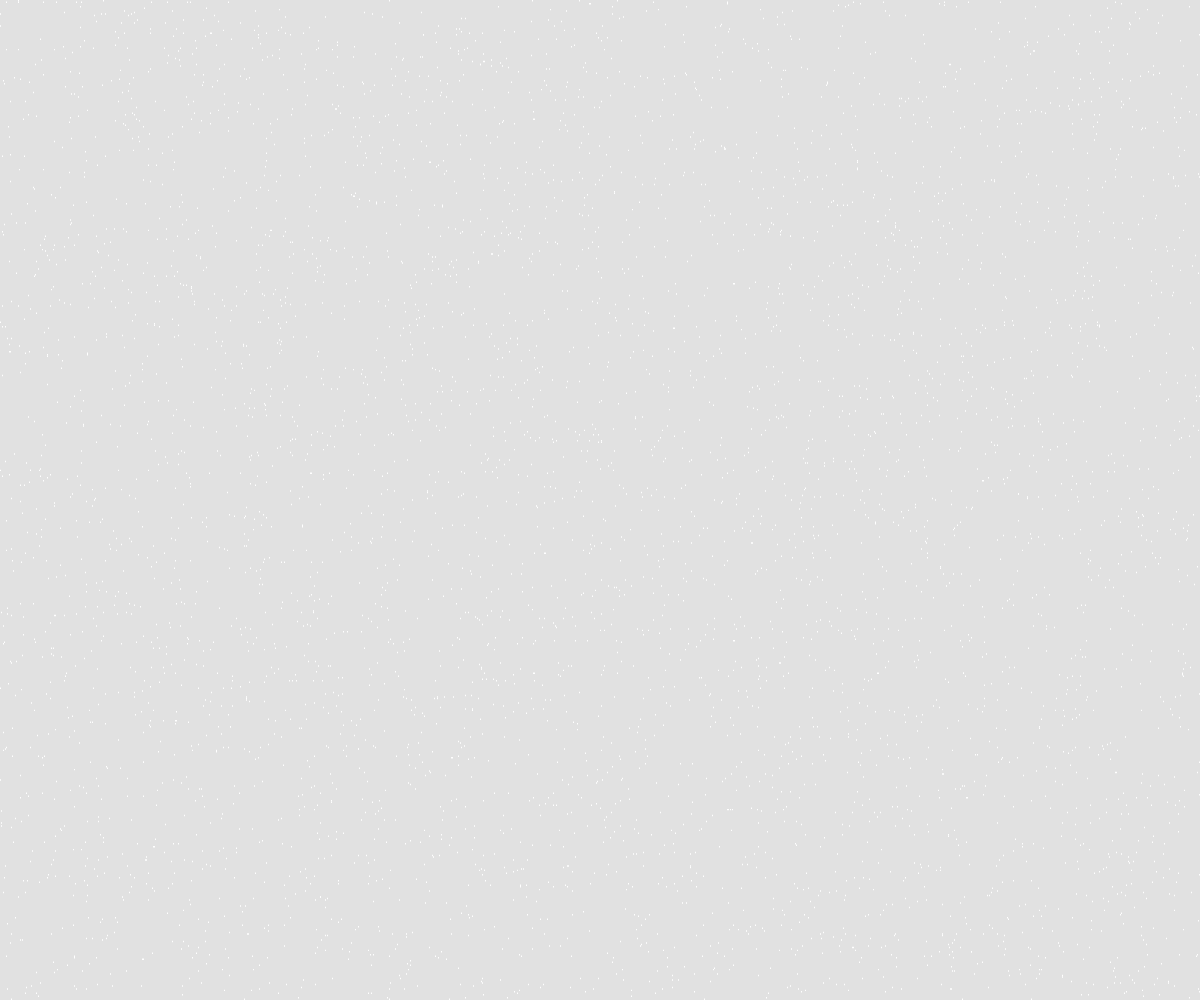
Frame 1 (no input)
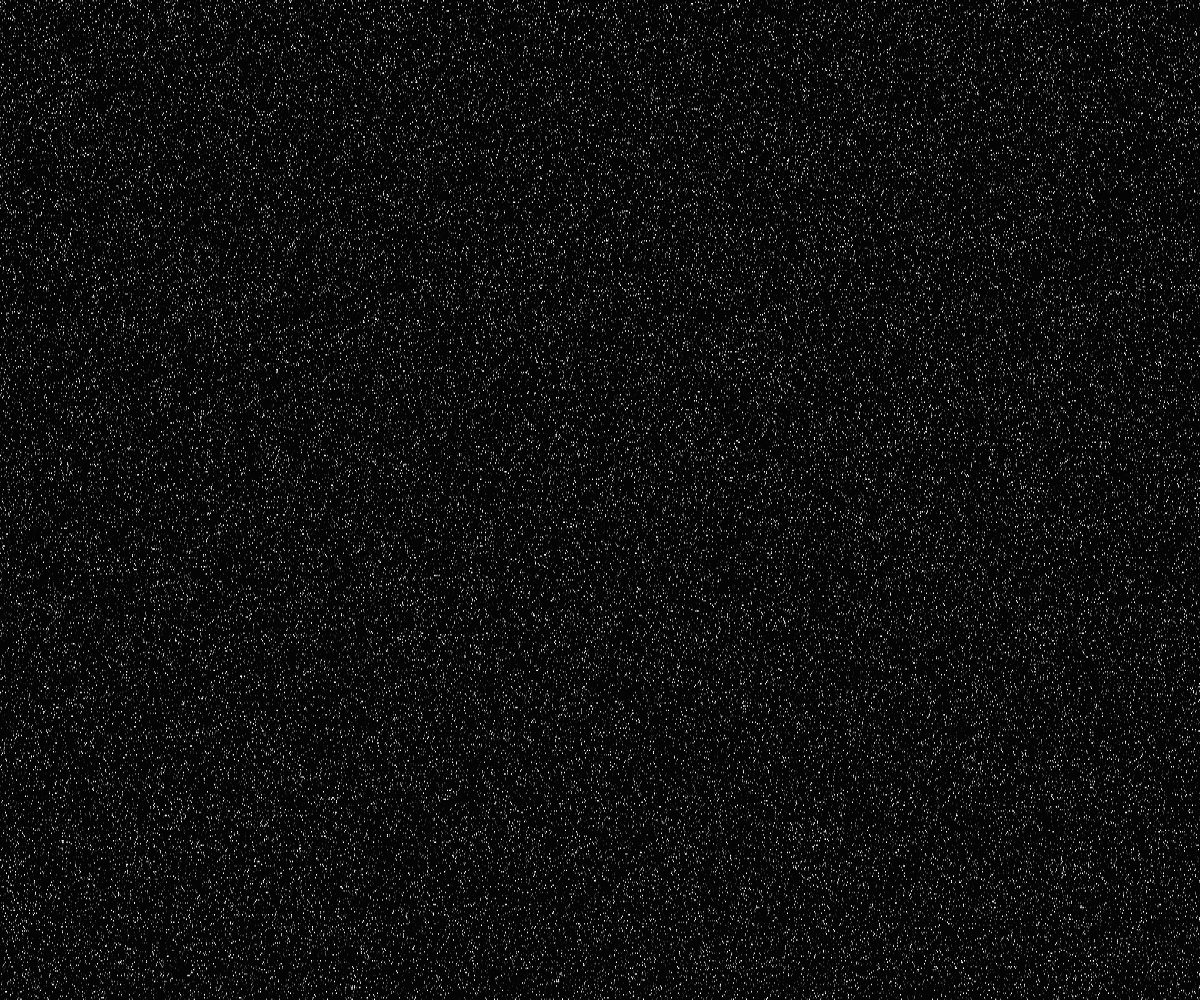
Frame 60 (no input)
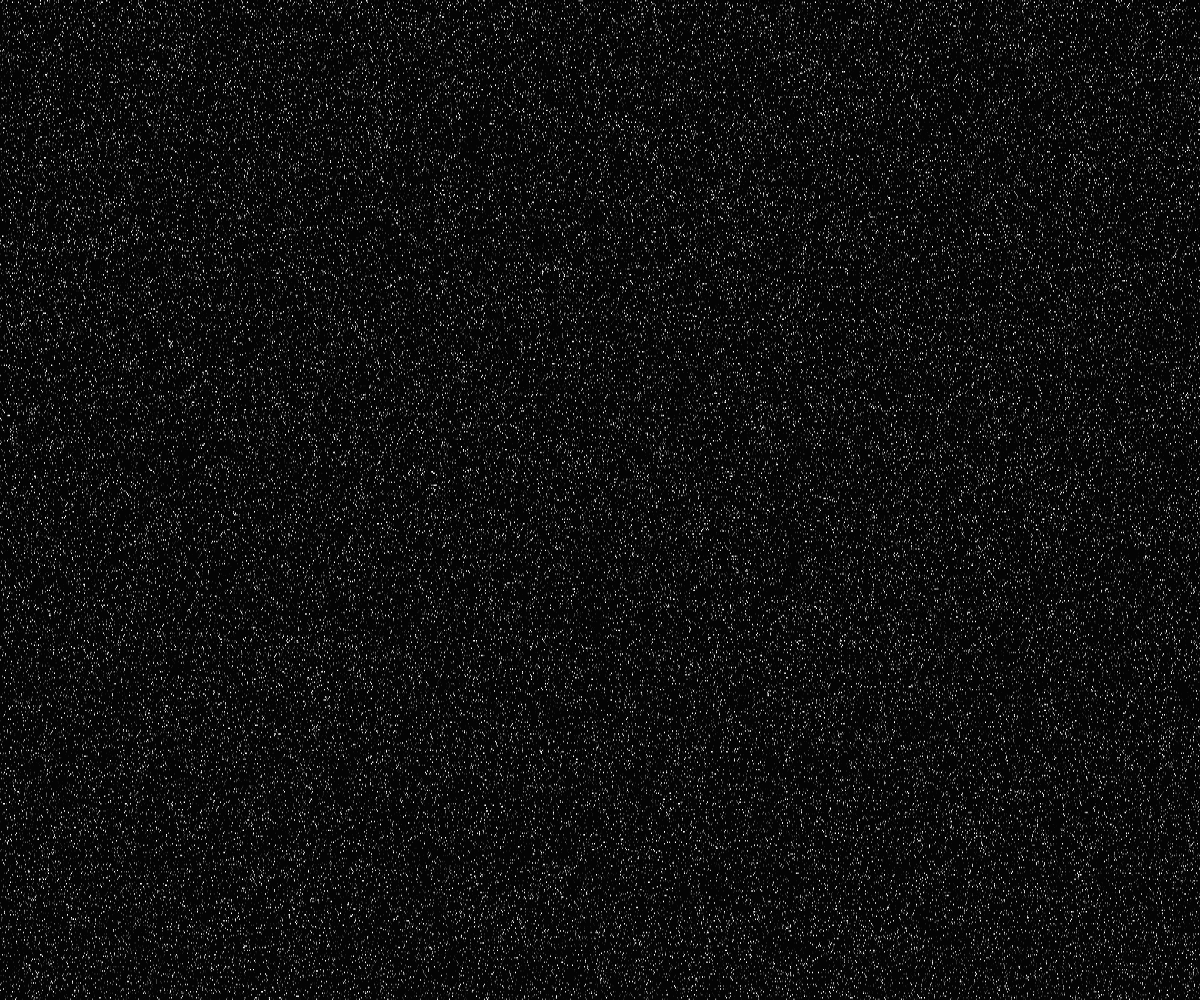
Frame 120 (the mouse pressed at the canvas centre since frame 60)

The p5.js sketch that drew these frames (run headless with seeded random() and noise() and a simulated clock; from frame 60 on, the mouse is pressed at the canvas centre):

// p5.js sketch
// ── sketch.js
const xAmount = 1200;
const yAmount = 675;
const gridArray = [];
const gridArray2 = [];
let counter = 0;
let counter2 = 0;
let bool = false;

function setup() {
  createCanvas(window.innerWidth, window.innerHeight);
  generateGrid()
  // noLoop()
  background(255);
  noStroke()
}

function draw() {
  background(0, 30)

  if (!bool) {
    fill(255, 255, 255)
  } else {
    fill(255, 255, 255)
  }
  for (let i = 0; i < 5000; i++) {
    let number = Math.floor(random(0, xAmount*yAmount))
    rect(gridArray[number].x, gridArray[number].y, gridArray[number].w, gridArray[number].h)
    counter++
  
    if (counter >= xAmount*yAmount*2 && !bool) {
      bool = true
      counter = 0;
      // background(0);
      break;
    } else if (counter >= xAmount*yAmount*2 && bool) {
      bool = false
      counter = 0;
      // background(255);
      break;
    }
  }
  // console.log(gridArray[counter].y)
}

class cubes{
  constructor(x, y, w, h) {
    this.x = x;
    this.y = y;
    this.w = w;
    this.h = h;
  }
}

function generateGrid() {
  const w = (width/xAmount);
  const h = (window.innerHeight/yAmount);
  for (let i = 0; i < xAmount; i++) {
    for (let j = 0; j < yAmount; j++) {
      const cube = new cubes(w*i, h*j, w, h)
      gridArray[counter2] = cube;
      counter2++
    }
  }
  console.log(gridArray)
}
